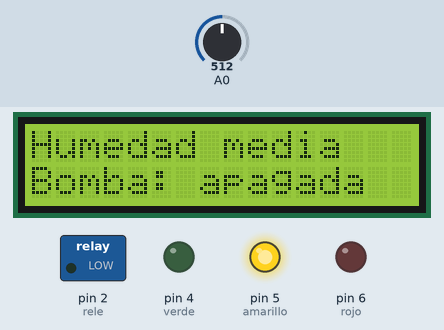
The sketch below on a simulated Arduino Uno, built with avr-gcc and run on an emulated ATmega328P. Parts: 16×2 character LCD, switched loads named in the sketch (green lamp = pin HIGH), output pins drawn as LEDs (lit = HIGH). Inputs (shaded band) come from the test bench; at power-on: A0 = 512.

Above: at 3.2 s.
3.3 s: A0 set to 681
4.8 s: A0 set to 716
At 5.8 s:
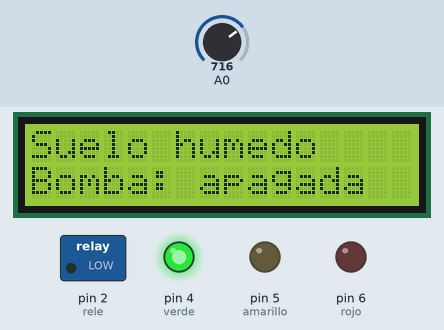
6.5 s: A0 set to 290
At 7.2 s:
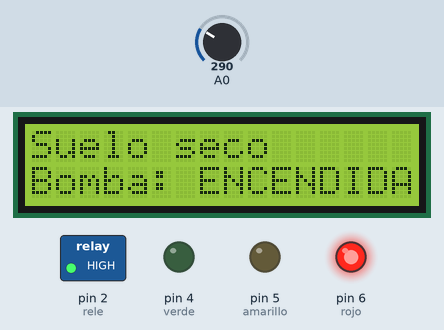
8.0 s: A0 set to 313
At 8.6 s:
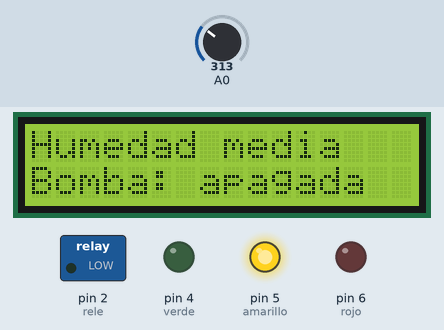
9.5 s: A0 set to 122
At 9.9 s:
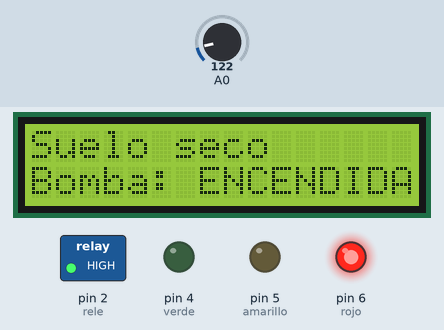
Timing chart, 0 to 12.1 s (numbered marks = the images above; inputs shaded):
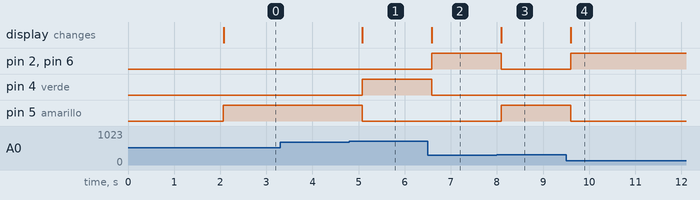

Measured:
- the behaviour switches between 699 and 700 on A0 (found by bisection; images 0 and 1)
- the behaviour switches between 299 and 300 on A0 (found by bisection; images 2 and 3)
- after the input at 3.3 s, every drawn part: stays the same
- after the input at 4.8 s, pin 4 (verde): LOW → HIGH after 0.28 s; pin 5 (amarillo): HIGH → LOW after 0.28 s; the display: changes after 0.28 s (image 1)
- after the input at 6.5 s, pin 2 (rele), pin 6 (rojo): LOW → HIGH after 0.08 s; pin 4 (verde): HIGH → LOW after 0.08 s; the display: changes after 0.09 s (image 2)
- after the input at 8.0 s, pin 2 (rele), pin 6 (rojo): HIGH → LOW after 0.09 s; pin 5 (amarillo): LOW → HIGH after 0.09 s; the display: changes after 0.10 s (image 3)
- after the input at 9.5 s, pin 2 (rele), pin 6 (rojo): LOW → HIGH after 0.10 s; pin 5 (amarillo): HIGH → LOW after 0.10 s; the display: changes after 0.10 s (image 4)

The sketch:

02_riego_automatizado1.ino
```cpp
#include <LiquidCrystal.h>

// LCD: RS, E, D4, D5, D6, D7
LiquidCrystal lcd(7, 8, 9, 10, 11, 12);

int verde = 4;
int amarillo = 5;
int rojo = 6;
int rele = 2;

int humedad;
String estadoActual = "";

void setup() {
  lcd.begin(16, 2);
  lcd.setCursor(0, 0);
  lcd.print("Sistema Riego");
  lcd.setCursor(0, 1);
  lcd.print("Iniciando...");
  delay(2000);
  lcd.clear();

  pinMode(verde, OUTPUT);
  pinMode(amarillo, OUTPUT);
  pinMode(rojo, OUTPUT);
  pinMode(rele, OUTPUT);
}

void loop() {
  humedad = analogRead(A0);
  String nuevoEstado;

  if (humedad < 300) {
    // Suelo seco
    digitalWrite(rojo, HIGH);
    digitalWrite(amarillo, LOW);
    digitalWrite(verde, LOW);
    digitalWrite(rele, HIGH);
    nuevoEstado = "Suelo seco";
  }
  else if (humedad < 700) {
    // Suelo con humedad media
    digitalWrite(rojo, LOW);
    digitalWrite(amarillo, HIGH);
    digitalWrite(verde, LOW);
    digitalWrite(rele, LOW);
    nuevoEstado = "Humedad media";
  }
  else {
    // Suelo húmedo
    digitalWrite(rojo, LOW);
    digitalWrite(amarillo, LOW);
    digitalWrite(verde, HIGH);
    digitalWrite(rele, LOW);
    nuevoEstado = "Suelo humedo";
  }

  // Solo actualiza el LCD si cambia el estado
  if (nuevoEstado != estadoActual) {
    estadoActual = nuevoEstado;
    lcd.clear();
    lcd.setCursor(0, 0);
    lcd.print(estadoActual);

    lcd.setCursor(0, 1);
    if (humedad < 300) {
      lcd.print("Bomba: ENCENDIDA");
    } else {
      lcd.print("Bomba: apagada ");
    }
  }

  delay(500);  // Pequeño retardo para estabilidad
}
```
